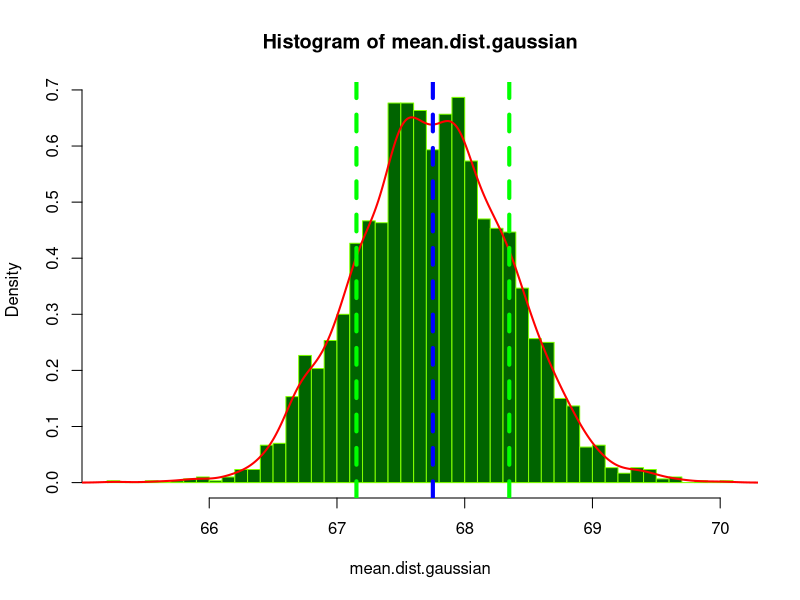

Recreate this plot in R.
Hubble = read.table("HubbleConstants.dat",h=TRUE)
attach(Hubble)

rhubble.gaussian <- function() {
  rnorm(n=nrow(Hubble),mean=mean(Hubble$Ho),sd=sd(Hubble$Ho))
}

mean.dist.gaussian <-replicate(3000,mean(rhubble.gaussian()))
m=mean(mean.dist.gaussian)
m

hist(mean.dist.gaussian,breaks=35,prob=TRUE,border="chartreuse", col="darkgreen")
lines(density(mean.dist.gaussian),col="red",lwd=2)
abline(v=m,lty=2,col="blue",lwd=4)
abline(v=m+sd(mean.dist.gaussian),lty=2,col="green",lwd=4)
abline(v=m-sd(mean.dist.gaussian),lty=2,col="green",lwd=4)
